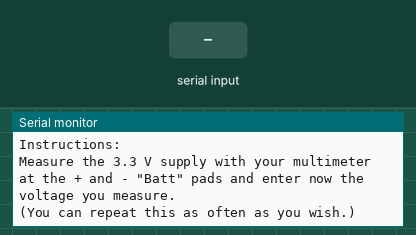
Simulated run of this sketch. Board: ATtiny85, built with avr-gcc and run on an emulated ATtiny85. Parts: the last lines printed to the serial monitor. The inputs (shaded band) are chosen by the test bench.

Above: at 8.2 s.
8.3 s: "90,45\n" received over Serial
At 9.0 s:
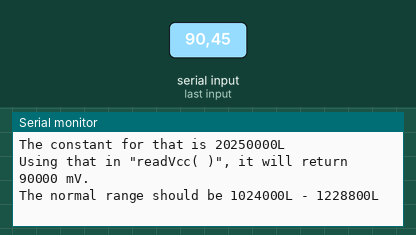
9.8 s: "30,150\n" received over Serial
At 11.3 s:
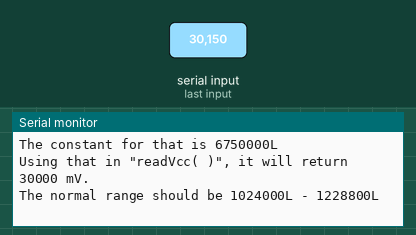

The sketch:

CalVref.ino
```cpp
// (licence header left out)
#if defined(ARDUINO) && ARDUINO >= 100

#include "Arduino.h"

#else

#include "WProgram.h"

#endif

bool done = false;

void setup()
{
	Serial.begin(57600);
	for (int i=0; i<7; i++,delay(1000))
		Serial.print(".");
	Serial.println("\nemonTX Internal Voltage Calibration");
	Serial.println("OpenEnergyMonitor.org");

    Serial.println("\nInstructions:\nMeasure the 3.3 V supply with your multimeter at the + and - \"Batt\" pads and enter now the voltage you measure.\n(You can repeat this as often as you wish.)");


}

void loop()
{
	char inbuf[10];
	char nChar;
	float Vs;
	long Vref;
	long RefConstant;

	done = false;
	while (!done) {
		nChar = Serial.available();
		if (nChar > 0)
		{
			done = true;
			for (int i = 0; i < 10; i++)
			{
				inbuf[i] = 0;
			}
			Serial.readBytes(inbuf, nChar);
			Vs = atof(inbuf);
			Serial.print("You measured ");
			Serial.print(Vs);
			Vref = readVcc();
			Serial.print(" V.\nThat means your internal reference is ");
			Serial.print(Vref);
			Serial.print(" counts or ");
			Serial.print(Vs / 1024.0 * Vref,3);
			Serial.print(" V if measured with your meter.");
			RefConstant = (long)(Vs * Vref * 1000);
			Serial.print("\nThe constant for that is ");
			Serial.print(RefConstant);
			Serial.print("L\nUsing that in \"readVcc( )\", it will return ");
			Serial.print(RefConstant / Vref);
			Serial.print(" mV.");
			if (RefConstant / Vref != Vs * 1000)
				Serial.print(" The difference is due to integer rounding.");

			if (RefConstant > 1228800L || RefConstant < 1024000)
				Serial.print("\nThe normal range should be 1024000L - 1228800L");
			Serial.println("\n");
		}

		else
			delay(100);
	}


}


long readVcc(void) {
// Not quite the same as the emonLib version
  long result;

  #if defined(__AVR_ATmega168__) || defined(__AVR_ATmega328__) || defined (__AVR_ATmega328P__)
  ADMUX = _BV(REFS0) | _BV(MUX3) | _BV(MUX2) | _BV(MUX1);
  #elif defined(__AVR_ATmega32U4__) || defined(__AVR_ATmega1280__) || defined(__AVR_ATmega2560__)
  ADMUX = _BV(REFS0) | _BV(MUX4) | _BV(MUX3) | _BV(MUX2) | _BV(MUX1);
  ADCSRB &= ~_BV(MUX5);   // Without this the function always returns -1 on the ATmega2560 http://openenergymonitor.org/emon/node/2253#comment-11432
  #elif defined (__AVR_ATtiny24__) || defined(__AVR_ATtiny44__) || defined(__AVR_ATtiny84__)
  ADMUX = _BV(MUX5) | _BV(MUX0);
  #elif defined (__AVR_ATtiny25__) || defined(__AVR_ATtiny45__) || defined(__AVR_ATtiny85__)
  ADMUX = _BV(MUX3) | _BV(MUX2);
  #endif

  delay(2);					// Wait for Vref to settle
  ADCSRA |= _BV(ADSC);				// Convert
  while (bit_is_set(ADCSRA,ADSC));
  result = ADCL;
  result |= ADCH<<8;
  // return the raw count  - that's more useful here
  return result;
}
```

Measured:
- after the input at 8.3 s, the serial monitor: prints a new line at once (image 1)
- after the input at 9.8 s, the serial monitor: prints a new line after 0.06 s (image 2)
